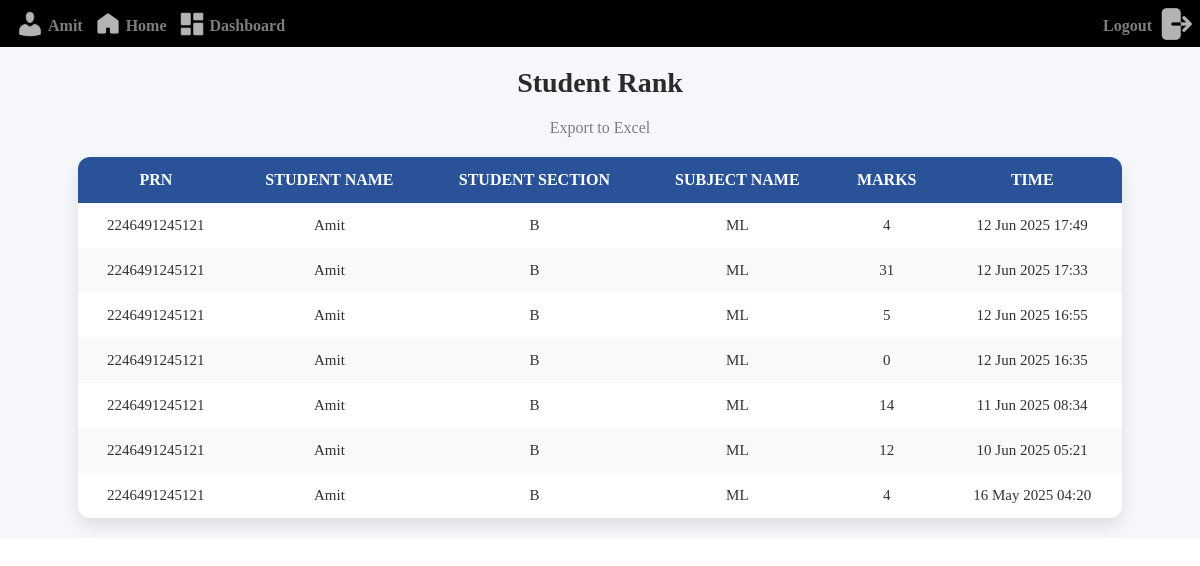
Page /result/ (signed in) on the committed database.
### quiz/models.py (models this page shows)
class Result(models.Model):
    std_name = models .CharField(max_length = 225,default=0)
    teach_username=models.CharField(max_length= 255,default=0)
    user_name = models .CharField(max_length = 225,default=0)
    std_section = models .CharField(max_length = 225,default=0)
    subject_name =models .CharField(max_length = 225,default=0)
    marks = models.IntegerField(default=0)
    PRN =models.CharField(max_length=225,default=0)
    test_created_at = models.DateTimeField(auto_now_add=True)
    test_updated_at = models.DateTimeField(auto_now=True)

### quiz_app/views.py (the view)
# urls.py: path('result/', views.result, name='result'),
def result(request):
    username = request.session.get('username')
    subject_names = CreateClass.objects.filter(user_name=username).values_list('subject', flat=True)
    results = Result.objects.filter(subject_name__in=subject_names).order_by('-test_created_at')
    context ={
        'results': results,
        'username': username
    }
    return render(request, 'result.html', context)

### templates/result.html (shortened to what this page needs)
<!DOCTYPE html>
{% load static %}
<html lang="en">
<head>
    <link rel="stylesheet" href="{% static 'css/result_student.css' %}">
</head>
<body>
    <main>
        <nav>
            <div class="nav-content">
                <div class="username">
                    <div class="img">
                        <img src="{% static 'source/admin-users.png' %}" alt="Quiz Time Logo">
                    </div>
                    <div class="name">
                        <h4>{{username}}</h4>
                    </div>
                </div>
                <div class="home">
                    <div class="img">
                        <img src="{% static 'source/home.png' %}" alt="Quiz Time Logo">
                    </div>
                    <div class="name">
                        <a href="#"><h4>Home</h4></a>
                    </div>
                </div>
                <div class="dashboard">
                    <div class="img">
                        <img src="{% static 'source/dashboard-rounded.png' %}" alt="Quiz Time Logo">
                    </div>
                    <div class="name">
                        <a href="#"><h4>Dashboard</h4></a>
                    </div>
                </div>
            </div>
            <div class="nav-content-right">
                <div class="img">
                    <img src="{% static 'source/logout.png' %}" alt="Quiz Time Logo">
                </div>
                <div class="name">
                    <a href="{% url 'logout_teach' %}"><h4>Logout</h4></a>
                </div>
            </div>
        </nav>
        <div class="student_rank">
            <h1>Student Rank</h1>
            <div class="student_rank_content">
                <div class="export-btn" style="margin: 20px 0;">
                    <a href="{% url 'export_results' %}" class="btn">Export to Excel</a>
                </div>
                <table class="rank-table">
                    <thead>
                        <tr>
                            <th>PRN</th>
                            <th>Student Name</th>
                            <th>Student Section</th>
                            <th>Subject Name</th>
                            <th>Marks</th>
                            <th>Time</th>
                        </tr>
                    </thead>
                    <tbody>
                        {% for result in results %}
                        <tr>
                            <td>{{ result.PRN }}</td>
                            <td>{{ result.std_name }}</td>
                            <td>{{ result.std_section }}</td>
                            <td>{{ result.subject_name }}</td>
                            <td>{{ result.marks }}</td>
                            <td>{{ result.test_created_at|date:"d M Y H:i" }}</td>
                        </tr>
                        {% empty %}
                        <tr>
                            <td colspan="6">No results found for this user.</td>
                        </tr>
                        {% endfor %}
                    </tbody>
                </table>
            </div>
        </div>
    </main>
</body>
</html>

### static/css/result_student.css (style rules this page uses)
* { margin: 0; padding: 0; box-sizing: border-box; }
html, body { width: 100%; height: 100%; }
main { width: 100%; height: 100%; }
nav { background-color: #000; display: flex; flex-direction: row; justify-content: space-between; padding: 5px 5px 0px 5px; }
.nav-content { display: flex; flex-direction: row; justify-content: space-between; align-items: center; }
.username, .home, .dashboard { display: flex; flex-direction: row; justify-content: center; align-items: center; color: rgb(125, 125, 125); gap: 3px; }
a { text-decoration: none; color: rgb(125, 125, 125); }
.username img, .home img, .dashboard img { width: 30px; height: 30px; margin-left: 10px; }
.nav-content-right { display: flex; flex-direction: row-reverse; justify-content: space-between; align-items: center; color: rgb(164, 163, 163); gap: 5px; }
.student_rank { padding: 20px; text-align: center; background-color: #f5f7fa; }
.student_rank h1 { color: #2a2a2a; margin-bottom: 20px; font-size: 28px; }
.rank-table { width: 90%; margin: 0 auto; border-collapse: collapse; background-color: white; box-shadow: 0 8px 16px rgba(0,0,0,0.1); border-radius: 12px; overflow: hidden; }
.rank-table th, .rank-table td { padding: 14px 18px; text-align: center; }
.rank-table th { background-color: #2a5298; color: white; font-size: 16px; text-transform: uppercase; }
.rank-table tr:nth-child(even) { background-color: #f9f9f9; }
.rank-table td { font-size: 15px; color: #333; }

### rows in the picture
Result: PRN "2246491245121", std_name "Amit", std_section "B", subject_name "ML", marks "4", test_created_at "12 Jun 2025 17:49"
Result: PRN "2246491245121", std_name "Amit", std_section "B", subject_name "ML", marks "31", test_created_at "12 Jun 2025 17:33"
Result: PRN "2246491245121", std_name "Amit", std_section "B", subject_name "ML", marks "5", test_created_at "12 Jun 2025 16:55"
Result: PRN "2246491245121", std_name "Amit", std_section "B", subject_name "ML", marks "0", test_created_at "12 Jun 2025 16:35"
Result: PRN "2246491245121", std_name "Amit", std_section "B", subject_name "ML", marks "14", test_created_at "11 Jun 2025 08:34"
Result: PRN "2246491245121", std_name "Amit", std_section "B", subject_name "ML", marks "12", test_created_at "10 Jun 2025 05:21"
Result: PRN "2246491245121", std_name "Amit", std_section "B", subject_name "ML", marks "4", test_created_at "16 May 2025 04:20"

### other values in the picture
{{ username }} "Amit"
